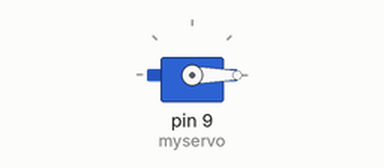
This sketch was run on a simulated Arduino Uno, built with avr-gcc and run on an emulated ATmega328P. Parts: servo.

Above: at 0.05 s.
At 4.25 s:
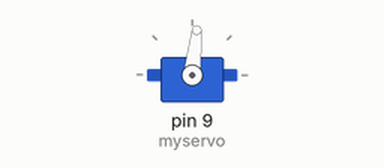
At 8.55 s:
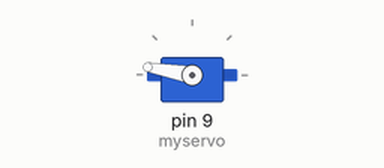
At 17.05 s:
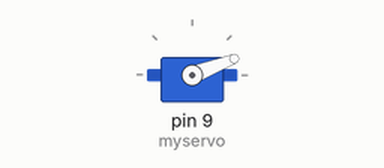
Timing chart, 0 to 23.6 s (numbered marks = the images above):
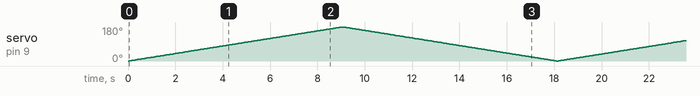

The sketch:

9g_servo_motor.ino
```cpp
#include <Servo.h>
/* define a header file. Special attention here, you can call the servo function directly from Arduino's software menu  bar Sketch>Importlibrary>Servo, or input
#include <Servo.h>. Make sure there is a space between #include and  <Servo.h>. Otherwise, it will cause compile error.*/
Servo myservo;// define servo variable name
void setup()
{
myservo.attach(9);// select servo pin(9 or 10)
}
void loop()
{
  for (int i = 0; i <= 180; i++) {
    myservo.write(i);// set rotation angle of the motor
    delay(50);
  }
for (int i = 180; i >= 0; i--) {
    myservo.write(i);// set rotation angle of the motor
    delay(50);
  }
}
```
